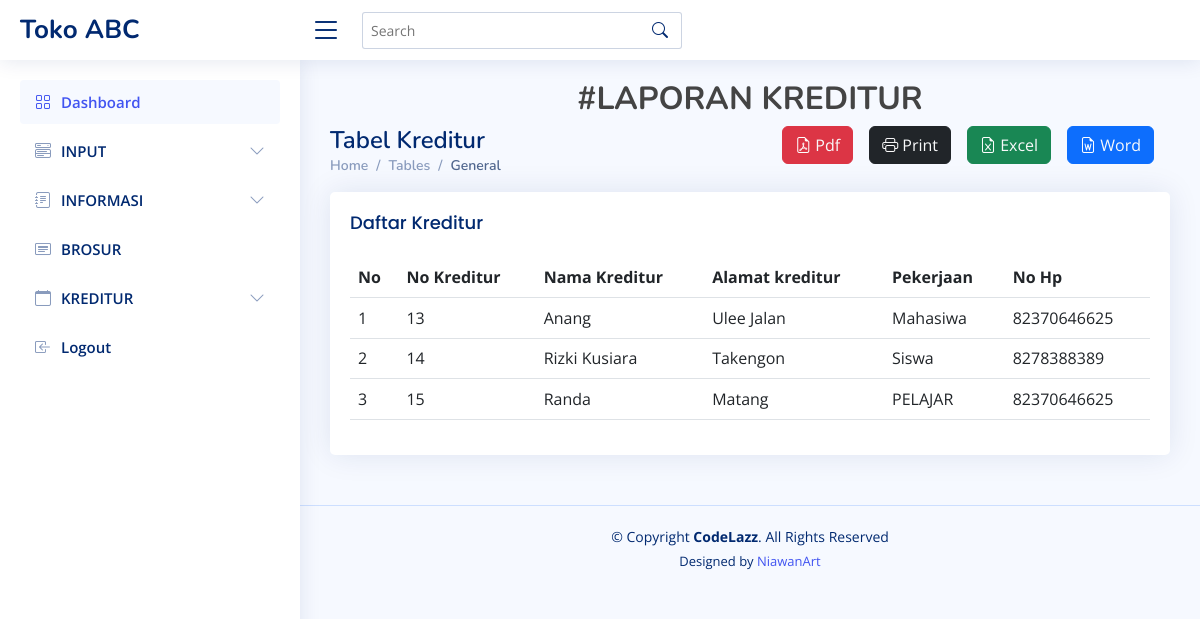
The app's page /index.php/kreditur/laporan_kreditur with its own data.
### tables this page shows
CREATE TABLE `tb_kreditur` (
  `NK` int(6) NOT NULL,
  `NMK` varchar(25) NOT NULL,
  `AK` varchar(25) NOT NULL,
  `PEKER` varchar(15) NOT NULL,
  `NO_HP` decimal(12,0) NOT NULL
);

### application/controllers/Kreditur.php (called while the page is built, shortened)
<?php
class kreditur extends CI_Controller{
    function __construct() {
        $this->load->model('model_kreditur');
    }
    function laporan_kreditur(){
        $data['record'] = $this->model_kreditur->tampilkan_data();
        $this->load->view('kreditur/laporan_kreditur',$data);
    }
}

### index.php (called while the page is built, shortened)
<?php
require_once BASEPATH.'core/CodeIgniter.php';

### application/models/Model_kreditur.php (called while the page is built, shortened)
<?php
class model_kreditur extends CI_Model
{
    function tampilkan_data()
    {
        return $this->db->get('tb_kreditur');
    }
}

### application/views/kreditur/laporan_kreditur.php (the view, shortened to what this page needs)
 <!DOCTYPE html>
<html lang="en">
<head>
  <link href="<?= base_url() ?>assets/vendor/bootstrap/css/bootstrap.min.css" rel="stylesheet">
  <link href="<?= base_url() ?>assets/vendor/bootstrap-icons/bootstrap-icons.css" rel="stylesheet">
  <link href="<?= base_url() ?>assets/vendor/boxicons/css/boxicons.min.css" rel="stylesheet">
  <link href="<?= base_url() ?>assets/vendor/quill/quill.snow.css" rel="stylesheet">
  <link href="<?= base_url() ?>assets/vendor/quill/quill.bubble.css" rel="stylesheet">
  <link href="<?= base_url() ?>assets/vendor/remixicon/remixicon.css" rel="stylesheet">
  <link href="<?= base_url() ?>assets/vendor/simple-datatables/style.css" rel="stylesheet">
  <link href="<?= base_url() ?>assets/css/style.css" rel="stylesheet">
</head>
<body>
  <header id="header" class="header fixed-top d-flex align-items-center">
    <div class="d-flex align-items-center justify-content-between">
      <a href="index.html" class="logo d-flex align-items-center">
        <span class="d-none d-lg-block">Toko ABC</span>
      </a>
      <i class="bi bi-list toggle-sidebar-btn"></i>
    </div>
    <div class="search-bar">
      <form class="search-form d-flex align-items-center" method="POST" action="#">
        <input type="text" name="query" placeholder="Search" title="Enter search keyword">
        <button type="submit" title="Search"><i class="bi bi-search"></i></button>
      </form>
    </div>
  </header>
  <aside id="sidebar" class="sidebar">
    <ul class="sidebar-nav" id="sidebar-nav">
      <li class="nav-item">
        <a class="nav-link " href="<?= base_url() ?>">
          <i class="bi bi-grid"></i>
          <span>Dashboard</span>
        </a>
      </li>
      <li class="nav-item">
        <a class="nav-link collapsed" data-bs-target="#components-nav" data-bs-toggle="collapse" href="#">
          <i class="bi bi-menu-button-wide"></i><span>INPUT</span><i class="bi bi-chevron-down ms-auto"></i>
        </a>
      </li>
      <li class="nav-item">
        <a class="nav-link collapsed" data-bs-target="#forms-nav" data-bs-toggle="collapse" href="#">
          <i class="bi bi-journal-text"></i><span>INFORMASI</span><i class="bi bi-chevron-down ms-auto"></i>
        </a>
      </li>
      <li class="nav-item">
        <a class="nav-link collapsed" href="<?php echo site_url('elektronik/brosur') ?>">
          <i class="bi bi-card-heading"></i>
          <span>BROSUR</span>
        </a>
      </li>
      <li class="nav-item">
        <a class="nav-link collapsed" data-bs-target="#icons-nav" data-bs-toggle="collapse" href="#">
          <i class="bi bi-calendar"></i><span>KREDITUR</span><i class="bi bi-chevron-down ms-auto"></i>
        </a>
      <li class="nav-item">
        <a class="nav-link collapsed" href="<?php echo site_url('auth/logout') ?>">
          <i class="bi bi-box-arrow-in-left"></i>
          <span>Logout</span>
        </a>
      </li>
  </aside>
  <main id="main" class="main">
    <h2 class="text-center fw-bold">#LAPORAN KREDITUR</h2>
    <div class="float-end d-flex flex-row">
      <button class="btn btn-danger bi bi-file-earmark-pdf me-3">
        <?php echo anchor('kreditur/pdf', 'Pdf', array('class' => 'mb-3 text-light btn-sm')); ?>
      </button>
      <button class="btn btn-dark bi bi-printer me-3" onclick="window.print();">
        <?php echo anchor('kreditur/cetak', 'Print', array('class' => 'text-light btn-sm')); ?>
      </button>
      <button class="btn btn-success bi bi-file-earmark-excel me-3">
        <?php echo anchor('kreditur/excel', 'Excel', array('class' => 'text-light btn-sm')); ?>
      </button>
      <button class="btn btn-primary bi bi-file-earmark-word me-3">
        <?php echo anchor('kreditur/word', 'Word', array('class' => 'text-light btn-sm')); ?>
      </button>
    </div>
    <div class="pagetitle">
      <h1>Tabel Kreditur</h1>
      <nav>
        <ol class="breadcrumb">
          <li class="breadcrumb-item"><a href="index.html">Home</a></li>
          <li class="breadcrumb-item">Tables</li>
          <li class="breadcrumb-item active">General</li>
        </ol>
      </nav>
    </div>
    <section class="section">
      <div class="row">
        <div class="col-lg-12">
          <div class="card">
            <div class="card-body">
              <h5 class="card-title">Daftar Kreditur</h5>
              <table class="table">
                <thead>
                  <tr>
                    <th scope="col">No</th>
                    <th scope="col">No Kreditur</th>
                    <th scope="col">Nama Kreditur</th>
                    <th scope="col">Alamat kreditur</th>
                    <th scope="col">Pekerjaan</th>
                    <th scope="col">No Hp</th>
                  </tr>
                </thead>
                <tbody>
                  <?php
                  $no = 1;
                  foreach ($record->result() as $r) {
                    echo "<tr>
            <td>$no</td>
            <td>$r->NK</td>
            <td scope=row>$r->NMK</td>
            <td>$r->AK</td>
            <td>$r->PEKER</td>
            <td>$r->NO_HP</td>
            <tr>";
                    $no++;
                  } ?>
                </tbody>
              </table>
            </div>
          </div>
        </div>
      </div>
    </section>
  </main>
  <footer id="footer" class="footer">
    <div class="copyright">
      &copy; Copyright <strong><span>CodeLazz</span></strong>. All Rights Reserved
    </div>
    <div class="credits">
      Designed by <a href="https://github.com/niawanart">NiawanArt</a>
    </div>
  </footer>
</body>

### assets/css/style.css (style rules this page uses)
:root { scroll-behavior: smooth; }
body { font-family: "Open Sans", sans-serif; background: #f6f9ff; color: #444444; }
a { color: #4154f1; text-decoration: none; }
h1, h2, h3, h4, h5, h6 { font-family: "Nunito", sans-serif; }
#main { margin-top: 60px; padding: 20px 30px; transition: all 0.3s; }
.pagetitle { margin-bottom: 10px; }
.pagetitle h1 { font-size: 24px; margin-bottom: 0; font-weight: 600; color: #012970; }
.card { margin-bottom: 30px; border: none; border-radius: 5px; box-shadow: 0px 0 30px rgba(1, 41, 112, 0.1); }
.card-title { padding: 20px 0 15px 0; font-size: 18px; font-weight: 500; color: #012970; font-family: "Poppins", sans-serif; }
.card-body { padding: 0 20px 20px 20px; }
.breadcrumb { font-size: 14px; font-family: "Nunito", sans-serif; color: #899bbd; font-weight: 600; }
.breadcrumb a { color: #899bbd; transition: 0.3s; }
.breadcrumb .breadcrumb-item::before { color: #899bbd; }
.breadcrumb .active { color: #51678f; font-weight: 600; }
.logo { line-height: 1; }
@media (min-width: 1200px) { .logo { width: 280px; } }
.logo span { font-size: 26px; font-weight: 700; color: #012970; font-family: "Nunito", sans-serif; }
.header { transition: all 0.5s; z-index: 997; height: 60px; box-shadow: 0px 2px 20px rgba(1, 41, 112, 0.1); background-color: #fff; padding-left: 20px; }
.header .toggle-sidebar-btn { font-size: 32px; padding-left: 10px; cursor: pointer; color: #012970; }
.header .search-bar { min-width: 360px; padding: 0 20px; }
.header .search-form { width: 100%; }
.header .search-form input { border: 0; font-size: 14px; color: #012970; border: 1px solid rgba(1, 41, 112, 0.2); padding: 7px 38px 7px 8px; border-radius: 3px; transition: 0.3s; width: 100%; }
.header .search-form button { border: 0; padding: 0; margin-left: -30px; background: none; }
.header .search-form button i { color: #012970; }
.sidebar { position: fixed; top: 60px; left: 0; bottom: 0; width: 300px; z-index: 996; transition: all 0.3s; padding: 20px; overflow-y: auto; scrollbar-width: thin; scrollbar-color: #aab7cf transparent; box-shadow: 0px 0px 20px rgba(1, 41, 112, 0.1); background-color: #fff; }
@media (min-width: 1200px) { #main, #footer { margin-left: 300px; } }
.sidebar-nav { padding: 0; margin: 0; list-style: none; }
.sidebar-nav li { padding: 0; margin: 0; list-style: none; }
.sidebar-nav .nav-item { margin-bottom: 5px; }
.sidebar-nav .nav-link { display: flex; align-items: center; font-size: 15px; font-weight: 600; color: #4154f1; transition: 0.3; background: #f6f9ff; padding: 10px 15px; border-radius: 4px; }
.sidebar-nav .nav-link i { font-size: 16px; margin-right: 10px; color: #4154f1; }
.sidebar-nav .nav-link.collapsed { color: #012970; background: #fff; }
.sidebar-nav .nav-link.collapsed i { color: #899bbd; }
.sidebar-nav .nav-link .bi-chevron-down { margin-right: 0; transition: transform 0.2s ease-in-out; }
.footer { padding: 20px 0; font-size: 14px; transition: all 0.3s; border-top: 1px solid #cddfff; }
.footer .copyright { text-align: center; color: #012970; }
.footer .credits { padding-top: 5px; text-align: center; font-size: 13px; color: #012970; }

### records on screen
tb_kreditur: NK "13", NMK "Anang", AK "Ulee Jalan", PEKER "Mahasiwa", NO_HP "82370646625"
tb_kreditur: NK "14", NMK "Rizki Kusiara", AK "Takengon", PEKER "Siswa", NO_HP "8278388389"
tb_kreditur: NK "15", NMK "Randa", AK "Matang", PEKER "PELAJAR", NO_HP "82370646625"

### other values on screen
anchor('kreditur/word', 'Word', array('class' => 'text-light btn-sm')) "Word"
